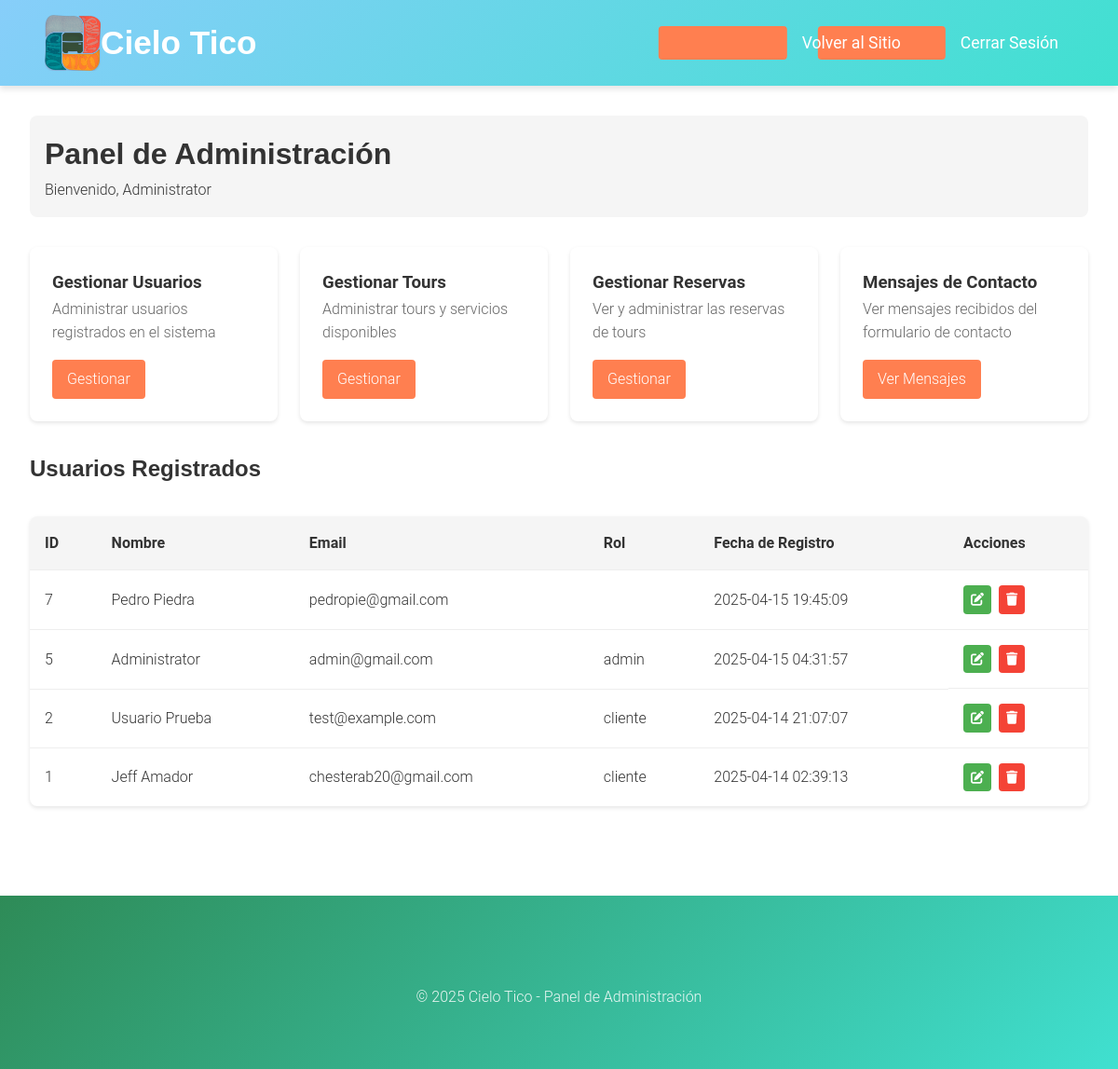
/html/admin/index.php (signed in), run on the app's committed database.
### tables this page shows
CREATE TABLE `usuarios` (
  `id` int(11) NOT NULL AUTO_INCREMENT,
  `nombre` varchar(100) NOT NULL,
  `username` varchar(50) DEFAULT NULL,
  `apellidos` varchar(100) NOT NULL,
  `email` varchar(100) NOT NULL,
  `password` varchar(255) NOT NULL,
  `telefono` varchar(20) DEFAULT NULL,
  `rol` enum('admin','cliente') DEFAULT 'cliente',
  `fecha_registro` timestamp NOT NULL DEFAULT current_timestamp(),
  PRIMARY KEY (`id`),
  UNIQUE KEY `email` (`email`),
  UNIQUE KEY `username` (`username`)
);

### html/admin/index.php (the view, shortened to what this page needs)
<?php
require_once '../../php/config/database.php';
try {
    $stmt = $conn->prepare("SELECT id, nombre, email, rol, fecha_registro FROM usuarios ORDER BY fecha_registro DESC");
    $stmt->execute();
    $usuarios = $stmt->fetchAll(PDO::FETCH_ASSOC);
} catch(PDOException $e) {
    $error = "Error al obtener los usuarios: " . $e->getMessage();
}
?>
<!DOCTYPE html>
<html lang="es">
<head>
    <link rel="stylesheet" href="/cielotico/css/estilos.css">
    <link rel="stylesheet" href="https://cdnjs.cloudflare.com/ajax/libs/font-awesome/6.0.0/css/all.min.css">
</head>
<body>
    <header>
        <div class="header-content">
            <div class="logo-container">
                <a href="/cielotico/html/index.php">
                    <img src="/cielotico/assets/img/logo.png" alt="Cielo Tico Logo" class="logo">
                    <h1>Cielo Tico</h1>
                </a>
            </div>
            <nav>
                <ul class="nav-menu">
                    <li><a href="/cielotico/html/index.php">Volver al Sitio</a></li>
                    <li><a href="/cielotico/php/logout.php">Cerrar Sesión</a></li>
                </ul>
            </nav>
        </div>
    </header>
    <main>
        <div class="admin-container">
            <div class="admin-header">
                <h1>Panel de Administración</h1>
                <p>Bienvenido, <?php echo htmlspecialchars($_SESSION['nombre']); ?></p>
            </div>
            <div class="admin-grid">
                <div class="admin-card">
                    <h3>Gestionar Usuarios</h3>
                    <p>Administrar usuarios registrados en el sistema</p>
                    <a href="usuarios.php">Gestionar</a>
                </div>
                <div class="admin-card">
                    <h3>Gestionar Tours</h3>
                    <p>Administrar tours y servicios disponibles</p>
                    <a href="tours.php">Gestionar</a>
                </div>
                <div class="admin-card">
                    <h3>Gestionar Reservas</h3>
                    <p>Ver y administrar las reservas de tours</p>
                    <a href="reservas.php">Gestionar</a>
                </div>
                <div class="admin-card">
                    <h3>Mensajes de Contacto</h3>
                    <p>Ver mensajes recibidos del formulario de contacto</p>
                    <a href="mensajes.php">Ver Mensajes</a>
                </div>
            </div>
            <h2 class="section-title">Usuarios Registrados</h2>
            <?php if (isset($error)): ?>
                <div class="error-message"><?php echo $error; ?></div>
            <?php else: ?>
                <table class="users-table">
                    <thead>
                        <tr>
                            <th>ID</th>
                            <th>Nombre</th>
                            <th>Email</th>
                            <th>Rol</th>
                            <th>Fecha de Registro</th>
                            <th>Acciones</th>
                        </tr>
                    </thead>
                    <tbody>
                        <?php foreach ($usuarios as $usuario): ?>
                            <tr>
                                <td><?php echo htmlspecialchars($usuario['id']); ?></td>
                                <td><?php echo htmlspecialchars($usuario['nombre']); ?></td>
                                <td><?php echo htmlspecialchars($usuario['email']); ?></td>
                                <td><?php echo htmlspecialchars($usuario['rol']); ?></td>
                                <td><?php echo htmlspecialchars($usuario['fecha_registro']); ?></td>
                                <td class="user-actions">
                                    <a href="editar_usuario.php?id=<?php echo $usuario['id']; ?>" class="btn-edit">
                                        <i class="fas fa-edit"></i>
                                    </a>
                                    <a href="eliminar_usuario.php?id=<?php echo $usuario['id']; ?>" class="btn-delete"
                                       onclick="return confirm('¿Está seguro de que desea eliminar este usuario?')">
                                        <i class="fas fa-trash"></i>
                                    </a>
                                </td>
                            </tr>
                        <?php endforeach; ?>
                    </tbody>
                </table>
            <?php endif; ?>
        </div>
    </main>
    <footer role="contentinfo">
        <div class="footer-content">
            <p>&copy; 2025 Cielo Tico - Panel de Administración</p>
        </div>
    </footer>
</body>
</html>

### css/estilos.css (style rules this page uses)
:root { --color-cielo: #87CEFA; --color-turquesa: #40E0D0; --color-verde: #2E8B57; --color-arena: #F4E2D8; --color-coral: #FF7F50; --color-text: #333; --color-light: #fff; --color-primary: var(--color-turquesa); --color-primary-dark: #36c0b0; --color-secondary: var(--color-cielo); --color-white: var(--color-light); --font-heading: 'Montserrat', sans-serif; --font-body: 'Roboto', sans-serif; --shadow-sm: 0 2px 4px rgba(0,0,0,0.05); --shadow-md: 0 4px 6px rgba(0,0,0,0.1); --shadow-lg: 0 10px 15px rgba(0,0,0,0.1); --gradient-primary: linear-gradient(135deg, var(--color-cielo), var(--color-turquesa)); --gradient-secondary: linear-gradient(135deg, var(--color-verde), var(--color-turquesa)); --primary-color: #FF7F50; --secondary-color: #FF6B3D; --background-color: #f5f5f5; --color-success: #28a745; --color-error: #dc3545; --color-warning: #ffc107; --color-info: #17a2b8; }
* { margin: 0; padding: 0; box-sizing: border-box; font-family: var(--font-body); }
body { line-height: 1.6; color: var(--color-text); background-color: var(--color-light); font-weight: 300; }
h1, h2 { font-family: var(--font-heading); font-weight: 700; }
h3, h4, h5, h6 { font-family: var(--font-body); font-weight: 600; }
.nav-menu a { font-weight: 400; }
header { background: var(--gradient-primary); padding: 1rem 2rem; position: sticky; top: 0; z-index: 1000; box-shadow: var(--shadow-md); }
.header-content { max-width: 1400px; margin: 0 auto; padding: 0 1rem; display: flex; justify-content: space-between; align-items: center; }
.logo-container { display: flex; align-items: center; }
.logo-container a { display: flex; align-items: center; text-decoration: none; color: var(--color-light); }
.logo { width: 60px; height: 60px; object-fit: contain; }
header h1 { color: var(--color-light); margin: 0; font-size: 2.2rem; font-weight: 700; }
nav { display: flex; align-items: center; gap: 2rem; margin-left: auto; }
.nav-menu { display: flex; gap: 2rem; margin: 0; padding: 0; list-style: none; }
.nav-menu a, header .btn-login, header .btn-register { color: var(--color-light); text-decoration: none; font-size: 1.1rem; padding: 0.5rem 1rem; border-radius: 4px; transition: all 0.3s ease; position: relative; overflow: hidden; border: none; background: transparent; font-family: var(--font-body); font-weight: 400; cursor: pointer; }
.nav-menu a::before, header .btn-login::before, header .btn-register::before { content: ''; position: absolute; top: 0; left: 0; width: 100%; height: 100%; background: var(--color-coral); transform: translateX(-100%); transition: transform 0.3s ease; z-index: -1; border-radius: 4px; }
footer { background: var(--gradient-secondary); color: var(--color-light); padding: 4rem 2rem; margin-top: 4rem; position: relative; }
.footer-content { max-width: 1400px; margin: 0 auto; text-align: center; }
.footer-content p { text-align: center; margin-top: 2rem; color: var(--color-light); opacity: 0.9; font-size: 1rem; }

### html/admin/index.php (style rules this page uses)
.admin-container { padding: 2rem; max-width: 1200px; margin: 0 auto; }
.admin-header { margin-bottom: 2rem; padding: 1rem; background-color: #f5f5f5; border-radius: 8px; }
.admin-header h1 { color: #333; margin: 0; }
.admin-grid { display: grid; grid-template-columns: repeat(auto-fit, minmax(250px, 1fr)); gap: 1.5rem; margin-bottom: 2rem; }
.admin-card { background: white; padding: 1.5rem; border-radius: 8px; box-shadow: 0 2px 4px rgba(0,0,0,0.1); transition: transform 0.3s ease; }
.admin-card h3 { color: #333; margin-top: 0; }
.admin-card p { color: #666; }
.admin-card a { display: inline-block; margin-top: 1rem; padding: 0.5rem 1rem; background-color: #FF7F50; color: white; text-decoration: none; border-radius: 4px; transition: background-color 0.3s ease; }
.users-table { width: 100%; border-collapse: collapse; margin-top: 2rem; background: white; border-radius: 8px; overflow: hidden; box-shadow: 0 2px 4px rgba(0,0,0,0.1); }
.users-table th, .users-table td { padding: 1rem; text-align: left; border-bottom: 1px solid #eee; }
.users-table th { background-color: #f5f5f5; font-weight: 600; color: #333; }
.users-table tr:last-child td { border-bottom: none; }
.user-actions { display: flex; gap: 0.5rem; }
.btn-edit, .btn-delete { padding: 0.25rem 0.5rem; border-radius: 4px; color: white; text-decoration: none; font-size: 0.875rem; }
.btn-edit { background-color: #4CAF50; }
.btn-delete { background-color: #f44336; }
.section-title { margin: 2rem 0 1rem; color: #333; font-size: 1.5rem; }

### data on the page
usuarios: id "7", nombre "Pedro Piedra", email "pedropie@gmail.com", fecha_registro "2025-04-15 19:45:09"
usuarios: id "5", nombre "Administrator", email "admin@gmail.com", rol "admin", fecha_registro "2025-04-15 04:31:57"
usuarios: id "2", nombre "Usuario Prueba", email "test@example.com", rol "cliente", fecha_registro "2025-04-14 21:07:07"
usuarios: id "1", nombre "Jeff Amador", email "chesterab20@gmail.com", rol "cliente", fecha_registro "2025-04-14 02:39:13"

### other printed values
$_SESSION['nombre'] "Administrator"
